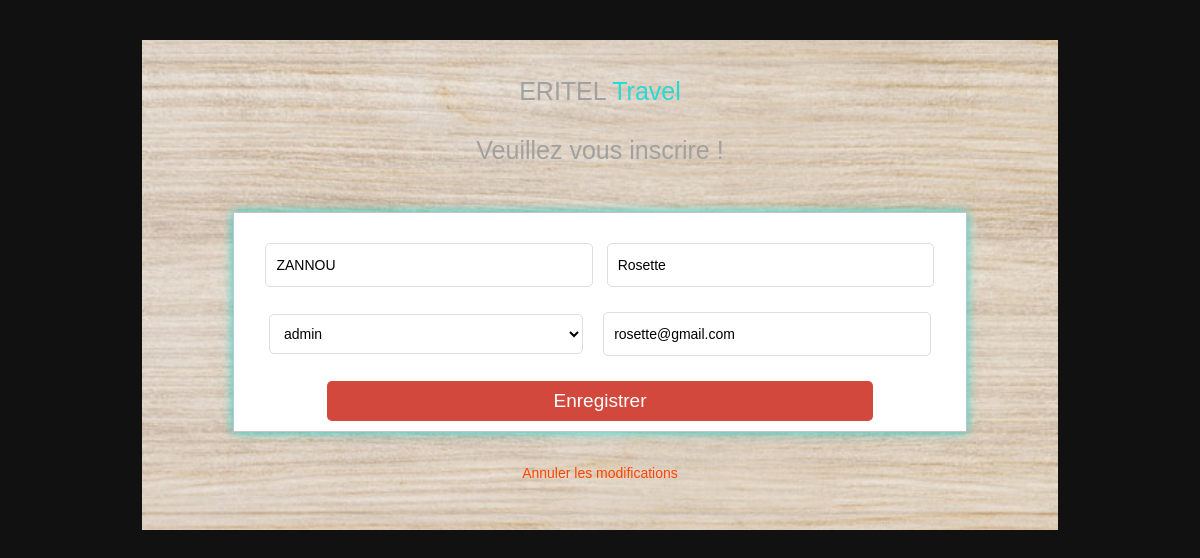
/Users/edit?idUser=7 (signed in), run on the app's committed database.
### tables this page shows
CREATE TABLE `user` (
  `id` int(11) NOT NULL,
  `fname` varchar(50) NOT NULL,
  `lname` varchar(50) NOT NULL,
  `type` varchar(50) NOT NULL DEFAULT 'user',
  `email` varchar(100) NOT NULL,
  `password` varchar(100) NOT NULL
);

### App/Controllers/Users.php (called while the page is built, shortened)
<?php
class Users extends \Core\Controller {
  public function editAction() {
    View::render("Admin/edit_user.php");
  }
}

### public/index.php (called while the page is built, shortened)
<?php
$router = new Core\Router();
$router->add('', ['controller' => 'Users', 'action' => 'accueil']);
$router->add('login', ['controller' => 'Users', 'action' => 'login']);
$router->add('admin', ['controller' => 'Users', 'action' => 'login']);
$router->add('about', ['controller' => 'Users', 'action' => 'about']);
$router->add('contact', ['controller' => 'Users', 'action' => 'contact']);
$router->add('site', ['controller' => 'Users', 'action' => 'site']);
$router->add('{controller}/{action}');
$router->add("{controller}/{id:\d+}/{action}");
$router->add("admin/{controller}/{action}", ["namespace" => "Admin"]);
$router->dispatch($_SERVER["QUERY_STRING"]);

### App/Views/Admin/edit_user.php (the view, shortened to what this page needs)
<?php
    require_once 'connexion.php';
?>
<!DOCTYPE html>
<html lang="en">
<head>
    <link rel="stylesheet" href="../../ressources/css/styleForm.css">
</head>
<body>
	<div class="containe">
		<h1 class="box-logo box-title">ERITEL <span>Travel</span></h1>
		<h1 class="box-title">Veuillez vous inscrire !</h1>
        <?php
      $getId = $_GET['idUser'];
      $request = $connexion->prepare("SELECT * FROM `user` WHERE id = ?");
      $request->execute([$getId]);
      if($request->rowCount() > 0){
         while($user = $request->fetch(PDO::FETCH_ASSOC)){
   ?>
		<form action="/RegisterController/updateUser" method="POST" enctype="multipart/form-data" class="box">
			<input type="text" class="box-input" name="lname" placeholder="Nom" required value="<?= $user['lname']; ?>" />
			<input type="text" class="box-input" name="fname" placeholder="Prénom" required value="<?= $user['fname']; ?>" />
            <select class="box-input" name="type" id="type" >
                <option value="" disabled selected><?= $user['type']; ?></option>
            </select>
			<input type="email" class="box-input" name="email" placeholder="Email" required value="<?= $user['email']; ?>" />
			<input type="submit" name="enregistrer" value="Enregistrer" class="box-button" />
		</form>
        <?php
         }
      }
   ?>
		<p class="box-register"><a href="/RegisterController/showUser">Annuler les modifications</a></p>
	</div>
</body>
</html>

### public/ressources/css/styleForm.css (style rules this page uses)
* { font-family: 'Raleway', sans-serif; }
:root { --first_color:#fff; --second_color:#111; --tird_color:#29d9d5; --forth_color:#222; --fith_color:#999; }
body { background: var(--second_color); background-repeat: no-repeat; background-position: center; background-size: cover; display: flex; justify-content: center; align-items: center; }
.containe { margin: 2rem auto; background: url('../assets/fond-design-texture-bois-chene_53876-143033.jpg'); background-repeat: no-repeat; background-position: center; background-size: cover; max-width: 1000px; padding: 3rem 2rem; text-align: center; }
.containe .box { display: flex; flex-wrap: wrap; align-items: center; justify-content: space-around; border: 1px solid #c4c4c4; padding: 30px 25px 10px 25px; background: white; margin: 2rem auto; max-width: 80%; box-shadow: 0 0 10px var(--tird_color); text-align: center; }
.containe h1.box-logo span { color: var(--tird_color); }
.containe h1.box-title { color: #a1a1a1; font-weight: 300; padding: 15px 25px; line-height: 30px; font-size: 25px; text-align:center; margin: -27px -26px 26px; }
.containe .box .box-button { border-radius: 5px; background: #d2483c; text-align: center; cursor: pointer; font-size: 19px; width: 80%; height: 40px; padding: 0; color: #fff; border: 0; outline:0; }
.containe .box-register { text-align:center; margin-bottom:0px; }
.containe .box-register a { text-decoration:none; font-size:14px; color:orangered; }
.containe .box .box-input { font-size: 14px; background: #fff; border: 1px solid #ddd; margin-bottom: 25px; padding-left:10px; border-radius: 5px; flex-basis: 46%; height: 40px; }

### data on the page
user: lname "ZANNOU", fname "Rosette", type "admin", email "rosette@gmail.com"
